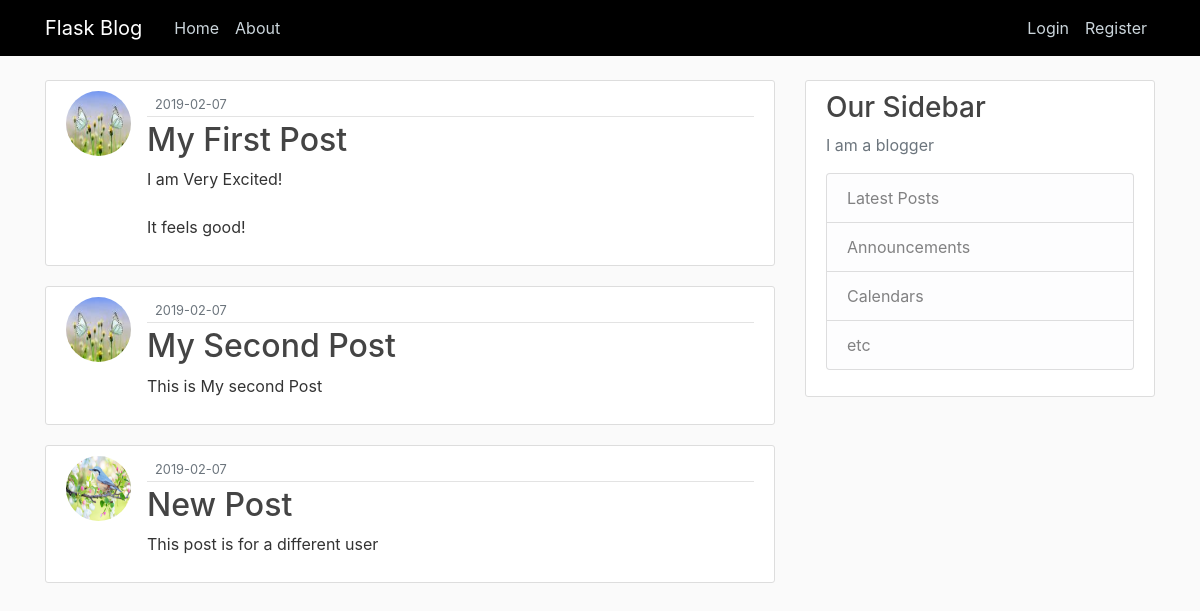
Page /home on the earlier database version.
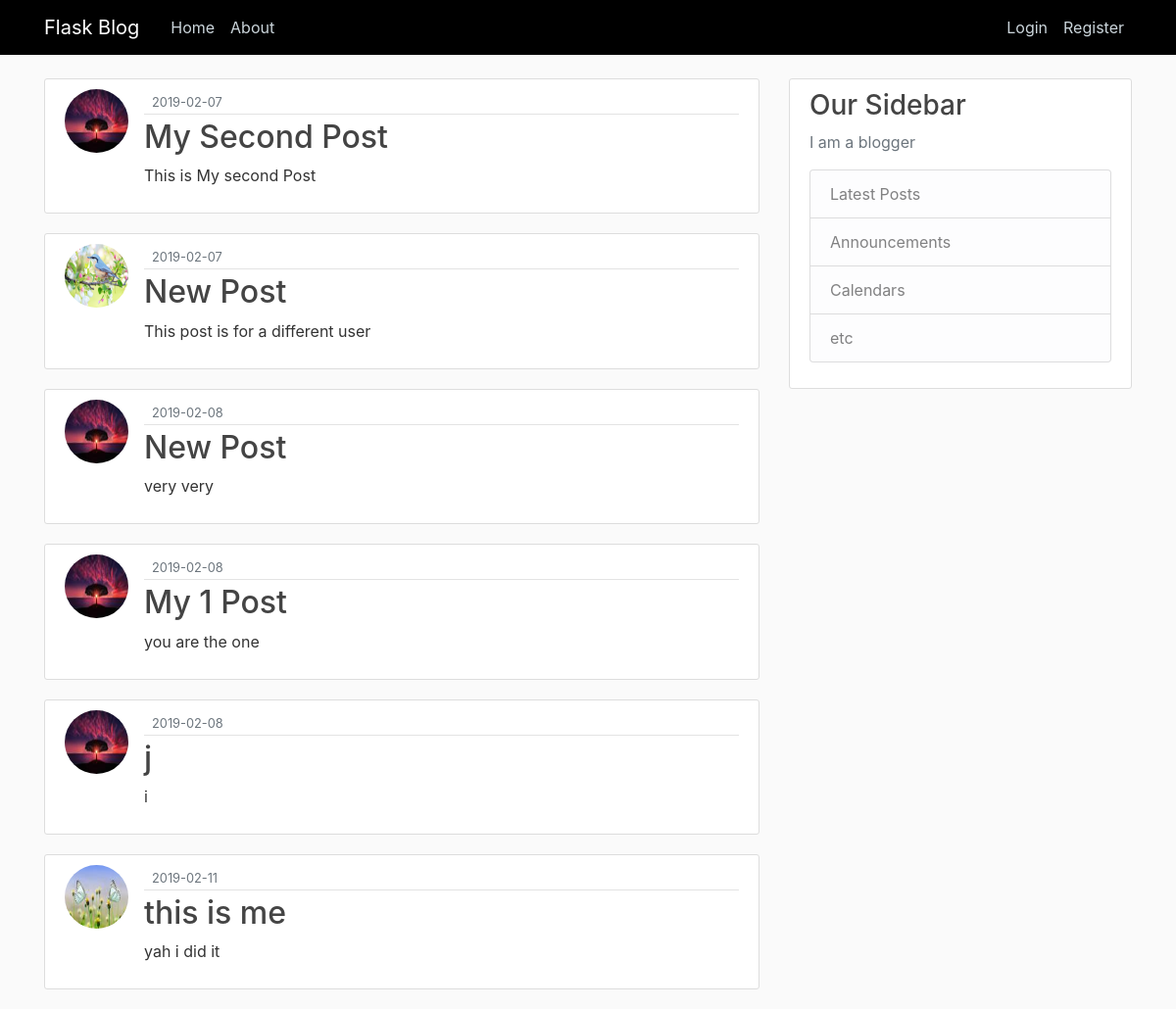
Same page on the later database version.
### flaskblog/models.py (models this page shows, shortened)
class Post(db.Model):
    id = db.Column(db.Integer, primary_key=True)
    title = db.Column(db.String(100), nullable=False)
    date_posted = db.Column(db.DateTime, nullable=False, default=datetime.utcnow)
    content = db.Column(db.Text,nullable=False)
    user_id = db.Column(db.Integer, db.ForeignKey('user.id'), nullable=False)

class User(db.Model, UserMixin):
    id = db.Column(db.Integer, primary_key=True)
    username = db.Column(db.String(20), unique=True, nullable=False)
    email = db.Column(db.String(120), unique=True, nullable=False)
    image_file = db.Column(db.String(20), nullable=False, default='default.jpg')
    password = db.Column(db.String(60), nullable=False)
    post = db.relationship('Post', backref='author', lazy=True)

### flaskblog/routes.py (the view)
@app.route('/')
@app.route('/home')
def home():
    posts = Post.query.all()
    return render_template('home.html', posts=posts)

### flaskblog/templates/home.html (shortened to what this page needs)
{% extends "layout.html" %}
    {% block content %}
    {% for post in posts %}
    <article class="media content-section">
      <img class="rounded-circle article-img" src="{{ url_for('static', filename='profile_pics/' + post.author.image_file) }}" >
        <div class="media-body">
          <div class="article-metadata">
            <small class="text-muted">{{ post.date_posted.strftime('%Y-%m-%d') }}</small>
          </div>
          <h2><a class="article-title" href="{{ url_for('post', post_id=post.id)}}">{{ post.title }}</a></h2>
          <p class="article-content">{{ post.content }}</p>
        </div>
      </article>
    {% endfor %}
{% endblock content %}

### flaskblog/templates/layout.html (shortened to what this page needs)
<!DOCTYPE html>
<html>
<head>
    <link rel="stylesheet" href="https://maxcdn.bootstrapcdn.com/bootstrap/4.0.0/css/bootstrap.min.css">
    <link rel="stylesheet" type="text/css" href="{{ url_for('static', filename='main.css') }}">
</head>
<body>
    <header class="site-header">
      <nav class="navbar navbar-expand-md navbar-dark bg-steel fixed-top">
        <div class="container">
          <a class="navbar-brand mr-4" href="/">Flask Blog</a>
          <div class="collapse navbar-collapse" id="navbarToggle">
            <div class="navbar-nav mr-auto">
              <a class="nav-item nav-link" href="{{ url_for('home')}}">Home</a>
              <a class="nav-item nav-link" href="{{ url_for('about')}}">About</a>
            </div>
            <div class="navbar-nav">
              {% if current_user.is_authenticated %}
              <a class="nav-item nav-link" href="{{ url_for('new_post')}}">New Post</a>
              <a class="nav-item nav-link" href="{{ url_for('account')}}">Account</a>
              <a class="nav-item nav-link" href="{{ url_for('logout')}}">Logout</a>
              {% else %}
                <a class="nav-item nav-link" href="{{ url_for('login')}}">Login</a>
                <a class="nav-item nav-link" href="{{ url_for('register')}}">Register</a>
              {% endif %}
            </div>
          </div>
        </div>
      </nav>
    </header>
    <main role="main" class="container">
      <div class="row">
        <div class="col-md-8">
          {% block content %}{% endblock %}
        </div>
        <div class="col-md-4">
          <div class="content-section">
            <h3>Our Sidebar</h3>
            <p class='text-muted'>I am a blogger
              <ul class="list-group">
                <li class="list-group-item list-group-item-light">Latest Posts</li>
                <li class="list-group-item list-group-item-light">Announcements</li>
                <li class="list-group-item list-group-item-light">Calendars</li>
                <li class="list-group-item list-group-item-light">etc</li>
              </ul>
            </p>
          </div>
        </div>
      </div>
    </main>
</body>
</html>

### flaskblog/static/main.css (style rules this page uses)
body { background: #fafafa; color: #333333; margin-top: 5rem; }
h1, h2, h3, h4, h5, h6 { color: #444444; }
.bg-steel { background-color: #000000; }
.site-header .navbar-nav .nav-link { color: #cbd5db; }
.content-section { background: #ffffff; padding: 10px 20px; border: 1px solid #dddddd; border-radius: 3px; margin-bottom: 20px; }
.article-title { color: #444444; }
.article-content { white-space: pre-line; }
.article-img { height: 65px; width: 65px; margin-right: 16px; }
.article-metadata { padding-bottom: 1px; margin-bottom: 4px; border-bottom: 1px solid #e3e3e3; }

Differences in the rows shown:
removed Post: image_file (picture), date_posted "2019-02-07", title "My First Post", content "I am Very Excited! It feels good!"
changed through a linked row, Post "My Second Post": image_file: a different picture
added Post: image_file (picture), date_posted "2019-02-08", title "New Post", content "very very"
added Post: image_file (picture), date_posted "2019-02-08", title "My 1 Post", content "you are the one"
added Post: image_file (picture), date_posted "2019-02-08", title "j", content "i"
added Post: image_file (picture), date_posted "2019-02-11", title "this is me", content "yah i did it"
